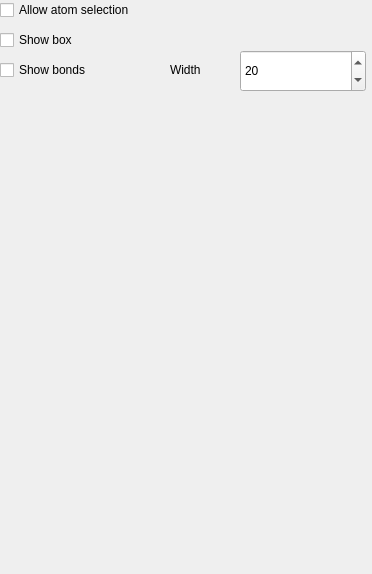
          <widget class="QWidget" name="page_6">
           <property name="geometry">
            <rect>
             <x>0</x>
             <y>0</y>
             <width>372</width>
             <height>574</height>
            </rect>
           </property>
           <attribute name="label">
            <string>View</string>
           </attribute>
           <widget class="QCheckBox" name="FormSettingsViewCheckAtomSelection">
            <property name="geometry">
             <rect>
              <x>0</x>
              <y>0</y>
              <width>191</width>
              <height>20</height>
             </rect>
            </property>
            <property name="text">
             <string>Allow atom selection</string>
            </property>
           </widget>
           <widget class="QCheckBox" name="FormSettingsViewCheckShowBox">
            <property name="geometry">
             <rect>
              <x>0</x>
              <y>30</y>
              <width>191</width>
              <height>20</height>
             </rect>
            </property>
            <property name="text">
             <string>Show box</string>
            </property>
           </widget>
           <widget class="QCheckBox" name="FormSettingsViewCheckShowBonds">
            <property name="geometry">
             <rect>
              <x>0</x>
              <y>60</y>
              <width>191</width>
              <height>20</height>
             </rect>
            </property>
            <property name="text">
             <string>Show bonds</string>
            </property>
           </widget>
           <widget class="QSpinBox" name="FormSettingsViewSpinBondWidth">
            <property name="geometry">
             <rect>
              <x>240</x>
              <y>50</y>
              <width>126</width>
              <height>42</height>
             </rect>
            </property>
            <property name="value">
             <number>20</number>
            </property>
           </widget>
           <widget class="QLabel" name="label_22">
            <property name="geometry">
             <rect>
              <x>170</x>
              <y>60</y>
              <width>67</width>
              <height>19</height>
             </rect>
            </property>
            <property name="text">
             <string>Width</string>
            </property>
           </widget>
          </widget>
